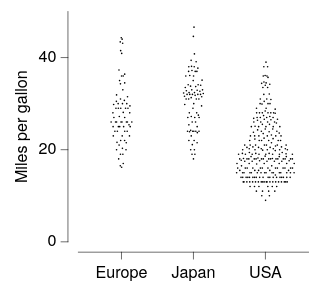

Here is the Vega-Lite specification saved for this chart:
### Vega-Lite specification from a JSON file in a GitHub repository (floating-point values rounded to 4 significant figures; data arrays with more than 128 entries replaced by an {"elided": "..."} marker saying what was removed)
{"background": null, "config": {"arc": {"fill": "#DBDBDB", "fillOpacity": 1.0, "innerRadius": 25.0, "padAngle": 0.03, "stroke": "black", "strokeOpacity": 1, "strokeWidth": 0.25}, "area": {"fill": "#DBDBDB", "fillOpacity": 1.0, "stroke": "black", "strokeOpacity": 1, "strokeWidth": 0.25}, "axis": {"domain": true, "domainCap": "round", "domainColor": "black", "domainWidth": 0.25, "grid": false, "gridCap": "round", "gridColor": "#F1F1F1", "gridDash": [0, 0], "gridOpacity": 1.0, "gridWidth": 0.25, "labelColor": "black", "labelFont": "Helvetica Neue", "labelFontSize": 7, "labelFontStyle": "normal", "labelFontWeight": 400, "offset": 4.5, "ticks": true, "tickCap": "round", "tickColor": "black", "tickRound": false, "tickSize": 3, "tickWidth": 0.25, "titleColor": "black", "titleFont": "Helvetica Neue", "titleFontSize": 7, "titleFontStyle": "normal", "titleFontWeight": 400}, "axisX": {"domain": true, "labelAlign": "center", "labelAngle": 0, "labels": true, "ticks": true, "translate": 0}, "axisY": {"domain": true, "labelAlign": "right", "labelAngle": 0, "labels": true, "ticks": true, "translate": 0}, "axisRight": {"domain": true, "labelAlign": "left", "labelAngle": 0, "labels": true, "ticks": true, "translate": 0}, "axisTop": {"domain": true, "labelAlign": "center", "labelAngle": 0, "labels": true, "ticks": true, "translate": 0}, "axisBand": {"tickOffset": 0}, "bar": {"fill": "#DBDBDB", "fillOpacity": 1.0, "stroke": "black", "strokeOpacity": 1, "strokeWidth": 0.25}, "boxplot": {"size": 9.0, "ticks": {"cornerRadius": 0.25, "fill": "black", "opacity": 1, "size": 4.5, "thickness": 0.25}, "box": {"fillOpacity": 1.0, "stroke": "black", "strokeOpacity": 1, "strokeWidth": 0.25}, "median": {"cornerRadius": 0, "fill": "black", "fillOpacity": 1.0, "opacity": 1, "size": 9.0, "thickness": 0.25}, "rule": {"fill": "black", "fillOpacity": 1.0, "size": 10.0, "stroke": "black", "strokeDash": [0, 0], "strokeOpacity": 1, "strokeWidth": 0.25}, "outliers": {"color": "black", "fill": "black", "fillOpacity": 1.0, "size": 0, "stroke": "black", "strokeOpacity": 1, "strokeWidth": 0.25}}, "circle": {"fill": "black", "fillOpacity": 1.0, "size": 0.5, "stroke": null, "strokeOpacity": 1, "strokeWidth": 0.25}, "errorband": {"band": {"fillOpacity": 0.6, "stroke": null, "strokeWidth": 0.25, "strokeOpacity": 1}, "borders": {"opacity": 0, "strokeOpacity": 0.25, "strokeWidth": 1}}, "errorbar": {"opacity": 1, "rule": {"strokeDash": [0, 0], "strokeWidth": 0.25}, "ticks": {"color": "black", "cornerRadius": 0.125, "opacity": 1, "size": 6.0, "thickness": 0.25}, "thickness": 0.25}, "font": "Helvetica Neue", "geoshape": {"fill": "#DBDBDB", "fillOpacity": 1.0, "stroke": "black", "strokeOpacity": 1, "strokeWidth": 0.25}, "header": {"labelColor": "black", "labelFont": "Helvetica Neue", "labelFontSize": 7, "labelFontStyle": "normal", "labelFontWeight": 400, "titleColor": "black", "titleFont": "Helvetica Neue", "titleFontSize": 7, "titleFontStyle": "normal", "titleFontWeight": 400, "titlePadding": 0}, "legend": {"disable": false, "offset": 4.5, "titlePadding": 4, "labelOffset": 2, "gradientLabelOffset": 2, "gradientLength": 50.0, "gradientThickness": 5.0, "gradientOpacity": 1.0, "gradientStrokeColor": "black", "gradientStrokeWidth": 0.25, "labelColor": "black", "labelFont": "Helvetica Neue", "labelFontSize": 7, "labelFontStyle": "normal", "labelFontWeight": 400, "strokeColor": "black", "strokeWidth": 0, "symbolSize": 42, "symbolStrokeColor": "black", "symbolStrokeWidth": 0.25, "titleColor": "black", "titleFont": "Helvetica Neue", "titleFontSize": 7, "titleFontStyle": "normal", "titleFontWeight": 400}, "line": {"color": "black", "stroke": "black", "strokeCap": "round", "strokeDash": [0, 0], "strokeOpacity": 1, "strokeWidth": 0.375}, "point": {"filled": true, "fill": "#DBDBDB", "fillOpacity": 1.0, "size": 5.0, "stroke": "black", "strokeOpacity": 1, "strokeWidth": 0.25}, "range": {"category": ["#C6D9F1", "#F1C9CB", "#FEF0B9", "#CEE37A", "#7AA8E0", "#E589A3", "#FDDD5D", "#68B961", "#4177B1", "#C35082", "#E5C227", "#438156"], "diverging": {"scheme": ["#C35082", "#CE6D94", "#D989A7", "#E2A4BA", "#EABFCE", "#F1DBE2", "#F6F6F6", "#D7E0EB", "#B9CBE0", "#9BB6D5", "#7DA1C9", "#5F8CBD", "#4177B1"]}, "heatmap": {"scheme": ["#32022B", "#43044D", "#4C196E", "#4D338C", "#484DA6", "#3A68BB", "#1D83CA", "#1D9CCB", "#23B5C9", "#28CDC5", "#4DE0B4", "#91EE9F"]}, "ordinal": {"scheme": ["#F1F1F1", "#DBDBDB", "#C6C6C6", "#B2B2B2", "#9D9D9D", "#898989", "#767676", "#636363", "#515151", "#404040", "#2F2F2F", "#1F1F1F"]}, "ramp": {"scheme": ["#32022B", "#43044D", "#4C196E", "#4D338C", "#484DA6", "#3A68BB", "#1D83CA", "#1D9CCB", "#23B5C9", "#28CDC5", "#4DE0B4", "#91EE9F"]}}, "rule": {"color": "black", "stroke": "black", "strokeCap": "round", "strokeDash": [2, 2], "strokeOpacity": 1, "strokeWidth": 0.25}, "scale": {"bandPaddingInner": 0.1, "bandPaddingOuter": 0.1, "round": false}, "rect": {"fill": "#DBDBDB", "fillOpacity": 1.0, "stroke": "black", "strokeOpacity": 1, "strokeWidth": 0.25}, "square": {"fill": "#DBDBDB", "fillOpacity": 1.0, "size": 10.0, "stroke": "black", "strokeOpacity": 1, "strokeWidth": 0.25}, "text": {"color": "black", "font": "Helvetica Neue", "fontSize": 7, "fontStyle": "normal", "fontWeight": 400}, "tick": {"color": "black", "cornerRadius": 0.125, "opacity": 1.0, "size": 9.0, "thickness": 0.25}, "title": {"anchor": "middle", "frame": "group", "color": "black", "font": "Helvetica Neue", "fontSize": 7, "fontStyle": "normal", "fontWeight": 400, "subtitleColor": "black", "subtitleFont": "Helvetica Neue", "subtitleFontSize": "Helvetica Neue", "subtitleFontStyle": "normal", "subtitleFontWeight": 400}, "trail": {"color": "black", "opacity": 1, "size": 0.375}, "view": {"continuousWidth": 100, "continuousHeight": 100, "discreteWidth": 100, "discreteHeight": 100, "fill": null, "stroke": null, "strokeWidth": 0.25}}, "data": {"name": "data-5a2445e0fe6138d615eb8a3f94fc6a64"}, "mark": {"type": "circle"}, "encoding": {"x": {"field": "Origin", "title": null, "type": "nominal"}, "xOffset": {"field": "quasirandom_x", "scale": {"domain": [-66.26, 66.26]}, "type": "quantitative"}, "y": {"field": "Miles_per_Gallon", "title": "Miles per gallon", "type": "quantitative"}}, "$schema": "https://vega.github.io/schema/vega-lite/v6.4.1.json", "datasets": {"data-5a2445e0fe6138d615eb8a3f94fc6a64": {"elided": "398 records"}}}
